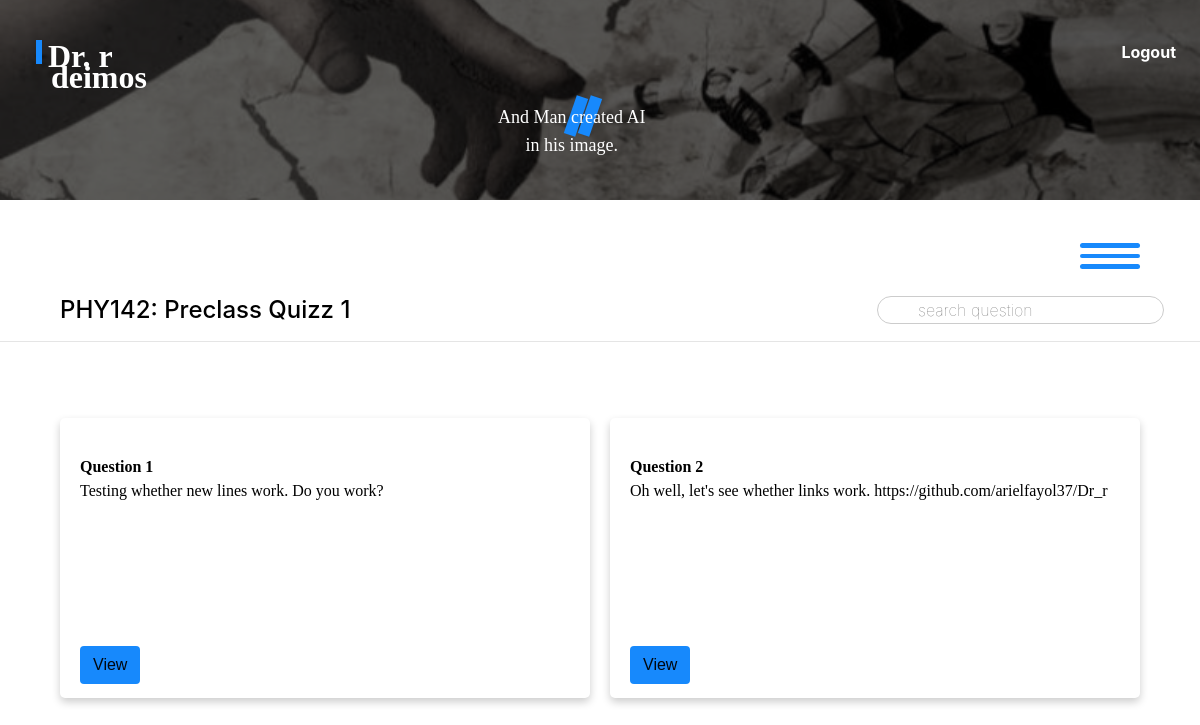
Page /deimos/courses/7/assignments/7 (signed in) on the committed database.
### phobos/models.py (models this page shows, shortened)
class Assignment(models.Model):
    name = models.CharField(max_length=30)
    course = models.ForeignKey(Course, on_delete=models.CASCADE, related_name="assignments")
    timestamp = models.DateTimeField(auto_now_add=True)
    due_date = models.DateTimeField(blank=True, null=True)
    assigned_date = models.DateTimeField(blank=True, null=True)
    difficulty_level = models.CharField(
        max_length=10,
        choices=DifficultyChoices.choices,
        default=DifficultyChoices.MEDIUM,
    )
    category = models.CharField(max_length=25, choices=AssignmentChoices.choices,
                                 default = AssignmentChoices.HOMEWORK)

class Course(models.Model):
    name = models.CharField(max_length=100, blank=False, null=False)
    description = models.CharField(max_length=400, default="No description")
    subject = models.CharField(max_length=100,
                                choices=SubjectChoices.choices,
                                default=SubjectChoices.PHYSICS)
    number_of_students = models.IntegerField(blank=True, null=True)
    difficulty_level = models.CharField(
        max_length=10,
        choices=DifficultyChoices.choices,
        default=DifficultyChoices.MEDIUM,
    )
    professors = models.ManyToManyField('Professor', related_name='courses')
    topics = models.ManyToManyField('Topic', related_name='courses')
    timestamp = models.DateTimeField(auto_now_add=True)
    image = models.ImageField(upload_to='phobos/images/course_covers', blank=True, null=True)

class Question(models.Model):
    number = models.CharField(blank=False, null=False, max_length=5)
    text = models.TextField(max_length= 2000, null=False, blank=False)
    assignment = models.ForeignKey(Assignment, null=True, on_delete=models.CASCADE, \
                                   related_name="questions")
    category = models.CharField(max_length=50, null=True, blank=True)
    topic = models.ForeignKey(Topic, on_delete=models.SET_NULL, null=True, blank=True)
    sub_topic = models.ForeignKey(SubTopic, on_delete=models.SET_NULL, null=True, blank=True)
    num_points = models.IntegerField(default=10, validators=[MinValueValidator(0), MaxValueValidator(15)]) # Add lower and upper bound.
    parent_question = models.ForeignKey('self', on_delete=models.CASCADE, null=True, \
                                        blank=True, related_name='sub_questions')
    timestamp = models.DateTimeField(auto_now_add=True)
    difficulty_level = models.CharField(
        max_length=10,
        choices=DifficultyChoices.choices,
        default=DifficultyChoices.MEDIUM,
    )
    answer_type = models.CharField(
        max_length = 30,
        choices = QuestionChoices.choices,
        default = QuestionChoices.STRUCTURAL_TEXT
    )
    max_num_attempts = models.IntegerField(default=5)
    answer = models.CharField(max_length=1000, null=True, blank=True) # TODO: delete this attribute.
    deduct_per_attempt = models.FloatField(default=0.05, blank=True, null=True)
    margin_error = models.FloatField(default=0.03, blank=True, null=True)

### deimos/views.py (the view)
@login_required(login_url='astros:login')
def assignment_management(request, assignment_id, course_id=None):
    student = get_object_or_404(Student, pk = request.user.pk)
    assignment = get_object_or_404(Assignment, pk = assignment_id)
    assignment_student, created = AssignmentStudent.objects.get_or_create(student = student, assignment=assignment)
    assignment_student.save()
    """
    is_assigned = AssignmentStudent.objects.filter(student=student, assignment=assignment).exists()
    if not is_assigned:
        return HttpResponseForbidden('You have not be assigned this assignment.')

    """
    questions = Question.objects.filter(assignment = assignment)
    context = {
        "questions": questions,
        "assignment": assignment
    }
    return render(request, "deimos/assignment_management.html", context)

### deimos/templates/deimos/assignment_management.html (shortened to what this page needs)
{% extends 'deimos/layout.html' %}
{% block body%}
    <div id="sf-container">
        <input  id="search-field" type="text" name="search" placeholder="search question"/>
    </div>
    <br/>
    <h4>{{assignment.course.name}}: {{assignment.name}}</h4><hr/>
    <ul class="courses course-list">
        {% for question in questions %}
            {% include 'deimos/question_display.html' with question=question assignment_id=assignment.id course_id=assignment.course.id%}
        {% endfor %}
    </ul>
{% endblock %}

### deimos/templates/deimos/question_display.html (shortened to what this page needs)
<li class="question-li course-li" data-question-id="{{ question.id }}">
    <div class="course-section assigment-section">
        <div class="image-container">
        </div>
        <div class="c-text q-text">
            <span class="c-name"><strong>Question {{question.number}}</strong>
            <p class="c-description">{% if question.text|length > 147 %}
                {{ question.text|safe|slice:":147" }}...
            {% else %}
                {{ question.text|safe }}
            {% endif %}</p><br/>
        </div>
    </div>
    <div class="edit-section il">{% csrf_token %}
        <div><a href="{% url 'deimos:answer_question' assignment_id=assignment_id course_id=course_id question_id=question.id%}">
            <button class="btn edit-btn co" data-question-id="{{ question.id}}">View</button></div></a>
    </div>
</li>

### deimos/static/deimos/css/style.css (style rules this page uses)
body.body { background-color: white !important; color:black; padding:0%; }
ul.courses { padding: 5%; }
#search-field { position: absolute; margin-top: 3vh !important; right: 3vw ; border-radius: 20px !important; border: 1px solid #ccc !important; padding-left: 40px !important; transition: box-shadow 0.3s ease !important; background-color: transparent !important; outline: none !important; font-weight: 100 !important; }
h4 { margin-left: 5%; }
li { list-style-type: none; }
.course-list { display: flex; flex-wrap: wrap; gap: 20px; }
.course-li { font-family:'Nebula', 'Times New Roman', Times, serif; flex: 1 0 calc(33.33% - 20px); height: 60vh; padding: 20px; border-radius: 5px; position:relative; background-color: white; box-shadow: 0 4px 8px rgba(0, 0, 0, 0.2); }
div.course-section { position: relative; height: 70%; }
div.image-container { position: absolute; top: 0; left: 0; height: 85%; width: 100%; overflow: hidden; }
div.c-text { position: absolute; top: 87%; height: 30%; }
.edit-section { bottom: 5%; position: absolute; }
.edit-btn { background-color: rgba(23, 137, 252, 1) !important; transition: background-color 0.2s !important; color: rgba(0,0,0,0.95) !important; font-weight:400 !important; font-family: 'Aileron', sans-serif; }
.question-li { height: 35vh; }
.q-text.c-text { top: 10%; }

### rows in the picture
Assignment: course.name "PHY142", name "Preclass Quizz 1"
Question: number "1", text "Testing whether new lines work. Do you work?"
Question: number "2", text "Oh well, let's see whether links work. https://github.com/arielfayol37/Dr_r"
